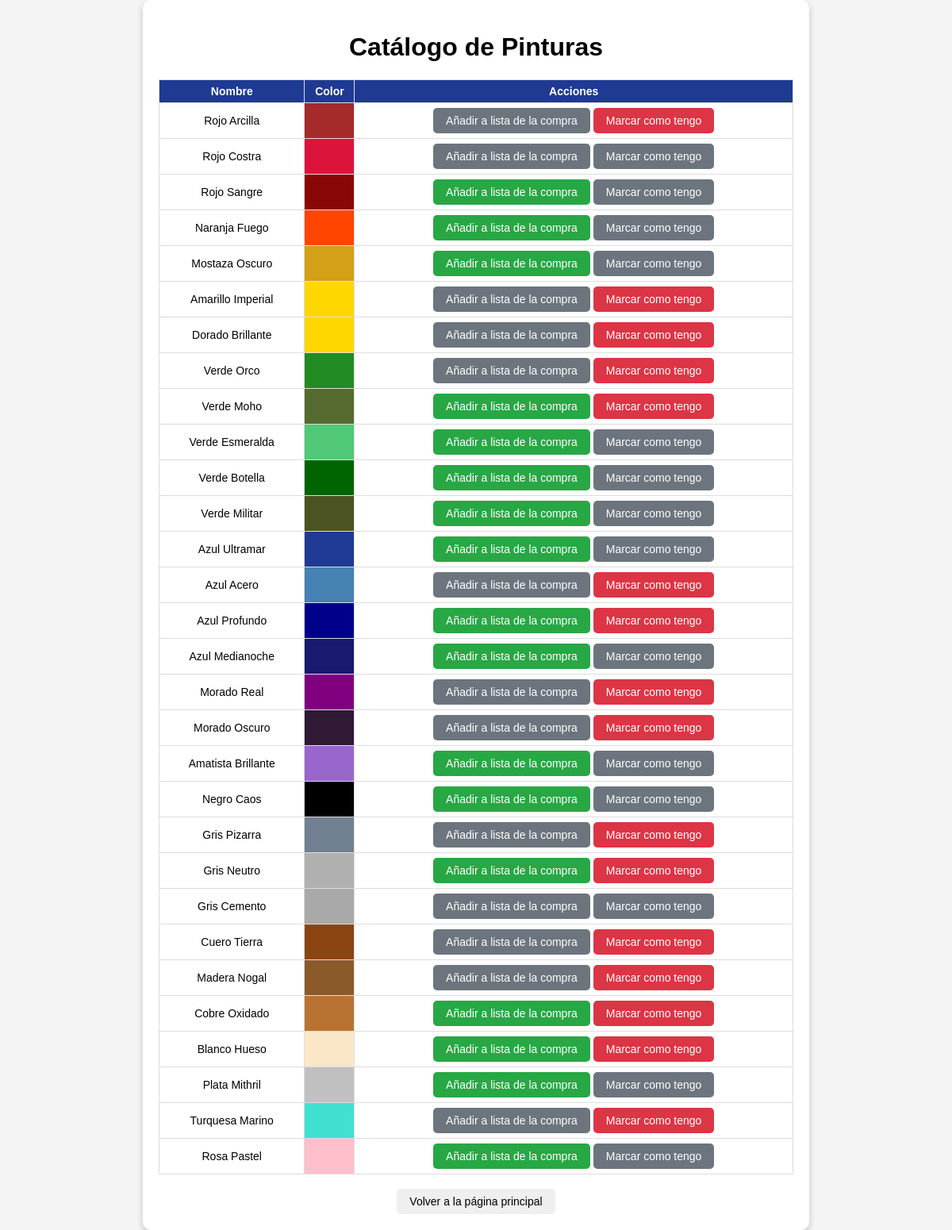
/www/html/index_catalogo.php, run on the app's committed database.
### tables this page shows
CREATE TABLE IF NOT EXISTS pinturas (
    id INT AUTO_INCREMENT PRIMARY KEY,
    nombre VARCHAR(100) NOT NULL,
    rgb VARCHAR(7) NOT NULL,
    comprar BOOLEAN NOT NULL DEFAULT FALSE,
    tengo BOOLEAN NOT NULL DEFAULT FALSE
);

### www/html/index_catalogo.php (the view, shortened to what this page needs)
<!DOCTYPE html>
<html lang="es">
<head>
    <link rel="stylesheet" href="styles.css">
</head>
<body>
    <div class="container">
        <h1>Catálogo de Pinturas</h1>
        <?php
        $database = "mydb";
        $user = "myuser";
        $password = "password";
        $host = "mysql";
        try {
            $connection = new PDO("mysql:host={$host};dbname={$database};charset=utf8", $user, $password);
            $connection->setAttribute(PDO::ATTR_ERRMODE, PDO::ERRMODE_EXCEPTION);
            $query = $connection->query("SELECT * FROM pinturas");
            $pinturas = $query->fetchAll(PDO::FETCH_ASSOC);
            if (empty($pinturas)) {
                echo "<p>No hay pinturas en el catálogo.</p>";
            } else {
                echo "<table>";
                echo "<tr><th>Nombre</th><th>Color</th><th>Acciones</th></tr>";
                foreach ($pinturas as $pintura) {
                    echo "<tr>";
                    echo "<td>{$pintura['nombre']}</td>";
                    echo "<td style='background-color: {$pintura['rgb']}; width: 50px;'>&nbsp;</td>";
                    echo "<td>
                            <form action='actualizar.php' method='POST' style='display:inline;'>
                                <input type='hidden' name='id' value='{$pintura['id']}'>
                                <input type='hidden' name='accion' value='comprar'>
                                <button type='submit' class='comprar-button " . ($pintura['comprar'] == 1 ? 'comprar-1' : 'comprar-0') . "'>Añadir a lista de la compra</button>
                            </form>
                            <form action='actualizar.php' method='POST' style='display:inline;'>
                                <input type='hidden' name='id' value='{$pintura['id']}'>
                                <input type='hidden' name='accion' value='tengo'>
                                <button type='submit' class='tengo-button " . ($pintura['tengo'] == 1 ? 'tengo-1' : 'tengo-0') . "'>Marcar como tengo</button>
                            </form>
                          </td>";
                    echo "</tr>";
                }
                echo "</table>";
            }
        } catch (PDOException $e) {
            echo "Error en la conexión: " . $e->getMessage();
        }
        ?>
        <br>
        <a href="index.php"><button>Volver a la página principal</button></a>
    </div>
</body>
</html>

### www/html/styles.css (style rules this page uses)
body { font-family: Arial, sans-serif; background-color: #f4f4f4; margin: 0; padding: 0; text-align: center; }
.container { width: 90%; max-width: 800px; margin: auto; background: white; padding: 20px; border-radius: 10px; box-shadow: 0 4px 8px rgba(0, 0, 0, 0.2); }
button { font-size: 14px; padding: 8px 16px; border: none; border-radius: 5px; cursor: pointer; transition: background-color 0.3s, transform 0.2s; }
.comprar-button { background-color: #28a745; color: white; }
.tengo-button { background-color: #dc3545; color: white; }
.comprar-1, .tengo-1 { background-color: #6c757d; cursor: not-allowed; }
.comprar-0 { background-color: #28a745; }
.tengo-0 { background-color: #dc3545; }
table { width: 100%; border-collapse: collapse; margin-top: 10px; }
th, td { border: 1px solid #ddd; padding: 6px; text-align: center; font-size: 14px; }
th { background-color: #1F3A93; color: white; }

### data on the page
pinturas: nombre "Rojo Arcilla"
pinturas: nombre "Rojo Costra"
pinturas: nombre "Rojo Sangre"
pinturas: nombre "Naranja Fuego"
pinturas: nombre "Mostaza Oscuro"
pinturas: nombre "Amarillo Imperial"
pinturas: nombre "Dorado Brillante"
pinturas: nombre "Verde Orco"
pinturas: nombre "Verde Moho"
pinturas: nombre "Verde Esmeralda"
pinturas: nombre "Verde Botella"
pinturas: nombre "Verde Militar"
pinturas: nombre "Azul Ultramar"
pinturas: nombre "Azul Acero"
pinturas: nombre "Azul Profundo"
pinturas: nombre "Azul Medianoche"
pinturas: nombre "Morado Real"
pinturas: nombre "Morado Oscuro"
pinturas: nombre "Amatista Brillante"
pinturas: nombre "Negro Caos"
pinturas: nombre "Gris Pizarra"
pinturas: nombre "Gris Neutro"
pinturas: nombre "Gris Cemento"
pinturas: nombre "Cuero Tierra"
pinturas: nombre "Madera Nogal"
pinturas: nombre "Cobre Oxidado"
pinturas: nombre "Blanco Hueso"
pinturas: nombre "Plata Mithril"
pinturas: nombre "Turquesa Marino"
pinturas: nombre "Rosa Pastel"
